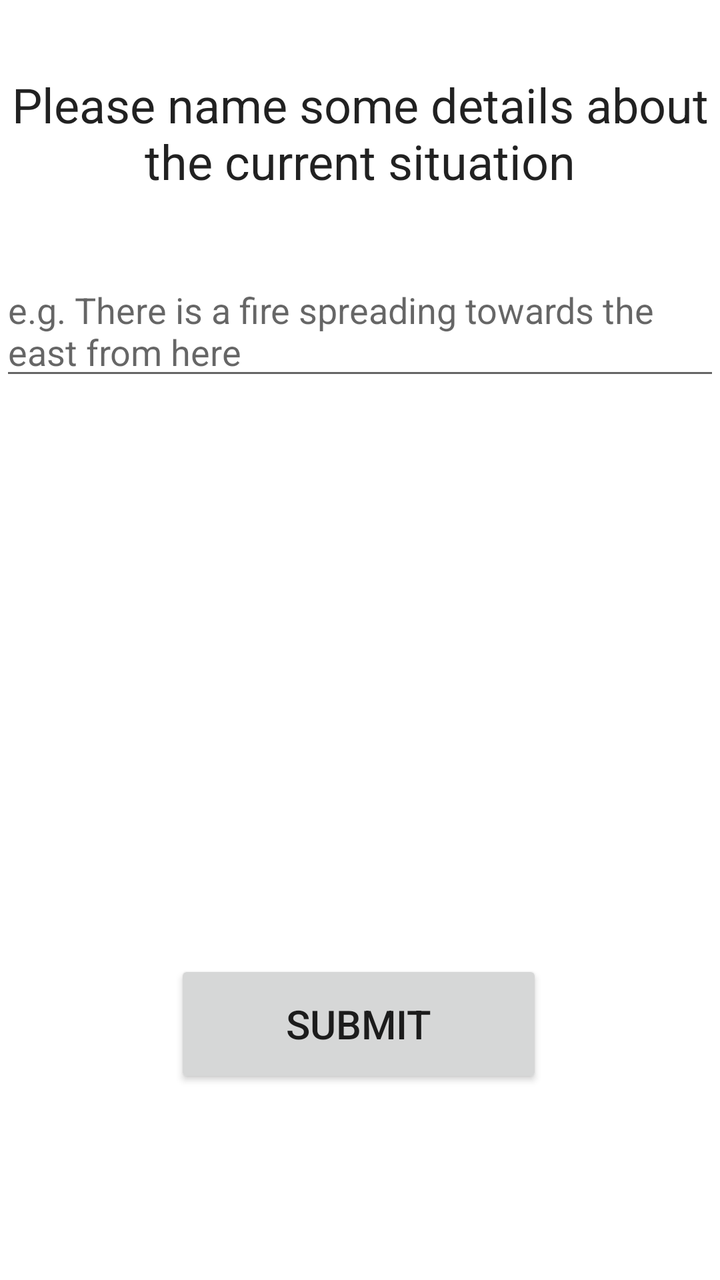
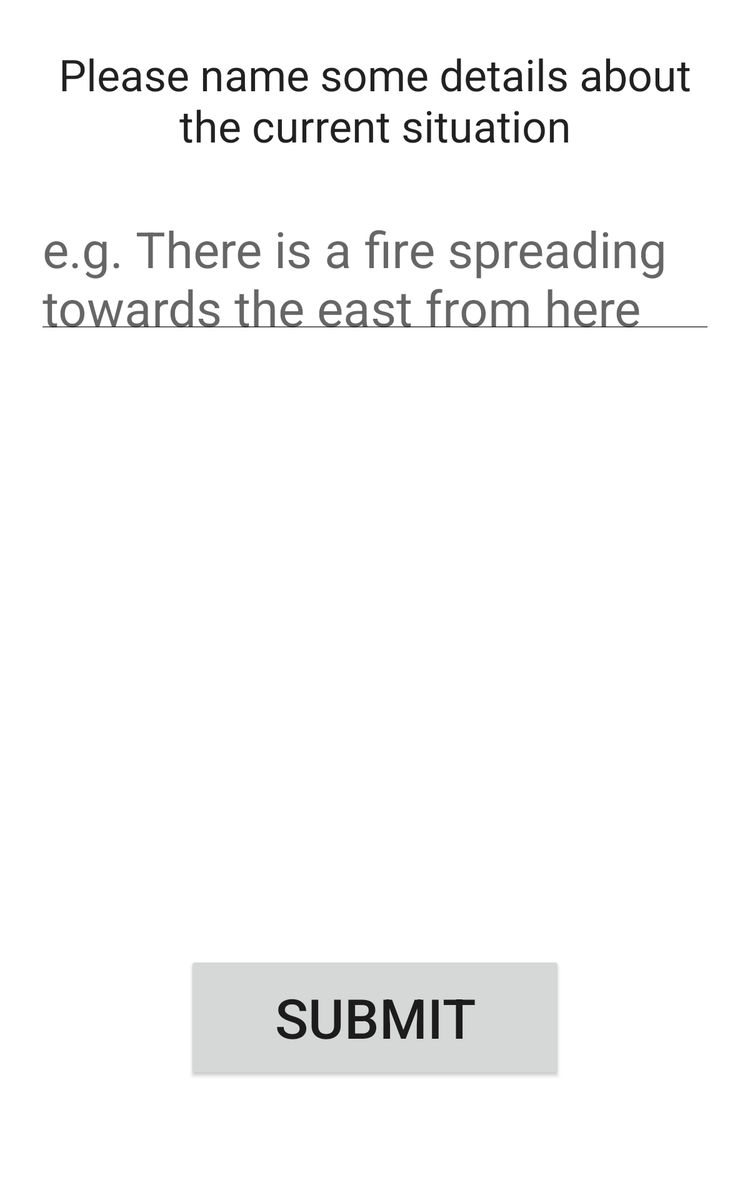

An Android layout and its configuration variant, each rendered on a device that would load it. The default file and the variant file are quoted in full after the pictures.
<!-- AndroidManifest.xml: application theme Theme.SmartAlert -->
<!-- res/layout/activity_submission.xml -->
<?xml version="1.0" encoding="utf-8"?>
<androidx.constraintlayout.widget.ConstraintLayout xmlns:android="http://schemas.android.com/apk/res/android"
    xmlns:app="http://schemas.android.com/apk/res-auto"
    xmlns:tools="http://schemas.android.com/tools"
    android:layout_width="match_parent"
    android:layout_height="match_parent"
    tools:context=".Submission">

    <Button
        android:id="@+id/button9"
        android:layout_width="184dp"
        android:layout_height="64dp"
        android:layout_marginBottom="96dp"
        android:onClick="submit"
        android:text="@string/submit"
        android:textSize="20sp"
        app:layout_constraintBottom_toBottomOf="parent"
        app:layout_constraintEnd_toEndOf="parent"
        app:layout_constraintHorizontal_bias="0.497"
        app:layout_constraintStart_toStartOf="parent" />

    <TextView
        android:id="@+id/textView3"
        android:layout_width="wrap_content"
        android:layout_height="wrap_content"
        android:layout_marginTop="36dp"
        android:text="@string/name_some_details"
        android:textAlignment="center"
        android:textAppearance="@style/TextAppearance.AppCompat.Large"
        android:textSize="24sp"
        app:layout_constraintEnd_toEndOf="parent"
        app:layout_constraintStart_toStartOf="parent"
        app:layout_constraintTop_toTopOf="parent" />

    <EditText
        android:id="@+id/DetailsTab"
        android:layout_width="0dp"
        android:layout_height="wrap_content"
        android:layout_marginTop="36dp"
        android:ems="10"
        android:hint="@string/details_eaxmple"
        android:inputType="textCapSentences|textMultiLine"
        android:maxLength="500"
        android:maxLines="4"
        app:layout_constraintEnd_toEndOf="parent"
        app:layout_constraintHorizontal_bias="0.0"
        app:layout_constraintStart_toStartOf="parent"
        app:layout_constraintTop_toBottomOf="@+id/textView3"
        android:importantForAutofill="no"
        tools:ignore="VisualLintTextFieldSize" />
</androidx.constraintlayout.widget.ConstraintLayout>
<!-- resources referenced by this layout -->
<resources>
  <string name="details_eaxmple">e.g. There is a fire spreading towards the east from here</string>
  <string name="name_some_details">Please name some details about the current situation</string>
  <string name="submit">Submit</string>
  <style name="Theme.SmartAlert" parent="Theme.MaterialComponents.DayNight.DarkActionBar">
          
          <item name="colorPrimary">@color/purple_500</item>
          <item name="colorPrimaryVariant">@color/purple_700</item>
          <item name="colorOnPrimary">@color/white</item>
          
          <item name="colorSecondary">@color/teal_200</item>
          <item name="colorSecondaryVariant">@color/teal_700</item>
          <item name="colorOnSecondary">@color/black</item>
          
          <item name="android:statusBarColor">?attr/colorPrimaryVariant</item>
          
      </style>
</resources>
<!-- res/layout-sw600dp/activity_submission.xml (the author's variant of the layout above) -->
<!-- drawn on a 7-inch tablet held upright -->
<?xml version="1.0" encoding="utf-8"?>
<androidx.constraintlayout.widget.ConstraintLayout xmlns:android="http://schemas.android.com/apk/res/android"
    xmlns:app="http://schemas.android.com/apk/res-auto"
    xmlns:tools="http://schemas.android.com/tools"
    android:layout_width="match_parent"
    android:layout_height="match_parent"
    tools:context=".Submission">

    <Button
        android:id="@+id/button9"
        android:layout_width="0dp"
        android:layout_height="0dp"
        android:layout_marginBottom="96dp"
        android:onClick="submit"
        android:text="@string/submit"
        android:textSize="44sp"
        app:layout_constraintDimensionRatio="3:1"
        app:layout_constraintBottom_toBottomOf="parent"
        app:layout_constraintEnd_toStartOf="@+id/guideline16"
        app:layout_constraintStart_toStartOf="@+id/guideline15" />

    <TextView
        android:id="@+id/textView3"
        android:layout_width="0dp"
        android:layout_height="0dp"
        android:layout_marginTop="36dp"
        android:text="@string/name_some_details"
        android:textAlignment="center"
        android:textAppearance="@style/TextAppearance.AppCompat.Large"
        app:autoSizeTextType="uniform"
        app:autoSizeMinTextSize="10sp"
        app:autoSizeMaxTextSize="40sp"
        app:autoSizeStepGranularity="1sp"
        app:layout_constraintDimensionRatio="6:1"
        app:layout_constraintEnd_toEndOf="@+id/guideline8"
        app:layout_constraintStart_toStartOf="@+id/guideline7"
        app:layout_constraintTop_toTopOf="parent" />

    <EditText
        android:id="@+id/DetailsTab"
        android:layout_width="0dp"
        android:layout_height="0dp"
        android:layout_marginTop="36dp"
        android:ems="10"
        android:hint="@string/details_eaxmple"
        android:importantForAutofill="no"
        android:inputType="textCapSentences|textMultiLine"
        android:maxLength="500"
        android:maxLines="4"
        android:textSize="40sp"
        app:layout_constraintDimensionRatio="5:1"
        app:layout_constraintEnd_toEndOf="@+id/guideline8"
        app:layout_constraintStart_toStartOf="@+id/guideline7"
        app:layout_constraintTop_toBottomOf="@+id/textView3"
        tools:ignore="VisualLintTextFieldSize" />

    <androidx.constraintlayout.widget.Guideline
        android:id="@+id/guideline7"
        android:layout_width="wrap_content"
        android:layout_height="wrap_content"
        android:orientation="vertical"
        app:layout_constraintGuide_percent="0.05" />

    <androidx.constraintlayout.widget.Guideline
        android:id="@+id/guideline8"
        android:layout_width="wrap_content"
        android:layout_height="wrap_content"
        android:orientation="vertical"
        app:layout_constraintGuide_percent="0.95" />

    <androidx.constraintlayout.widget.Guideline
        android:id="@+id/guideline15"
        android:layout_width="wrap_content"
        android:layout_height="wrap_content"
        android:orientation="vertical"
        app:layout_constraintGuide_percent="0.25" />

    <androidx.constraintlayout.widget.Guideline
        android:id="@+id/guideline16"
        android:layout_width="wrap_content"
        android:layout_height="wrap_content"
        android:orientation="vertical"
        app:layout_constraintGuide_percent="0.75" />
</androidx.constraintlayout.widget.ConstraintLayout>
